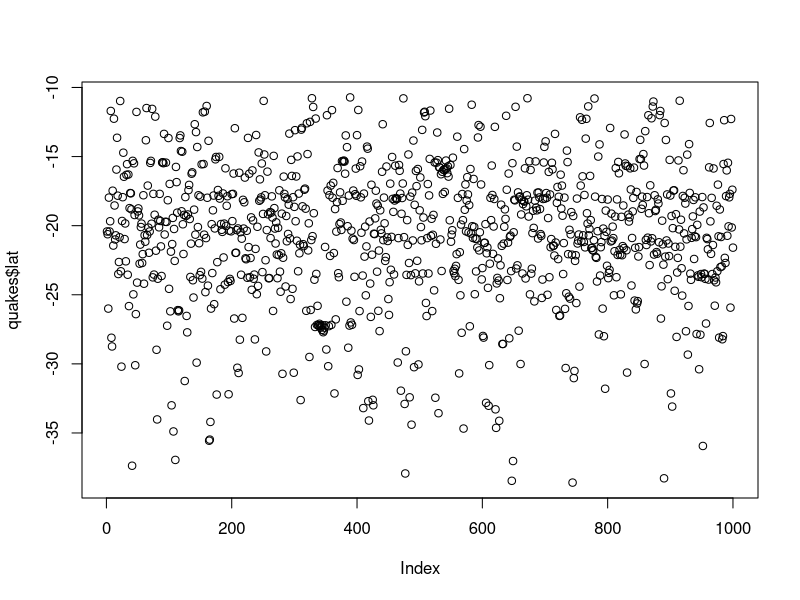
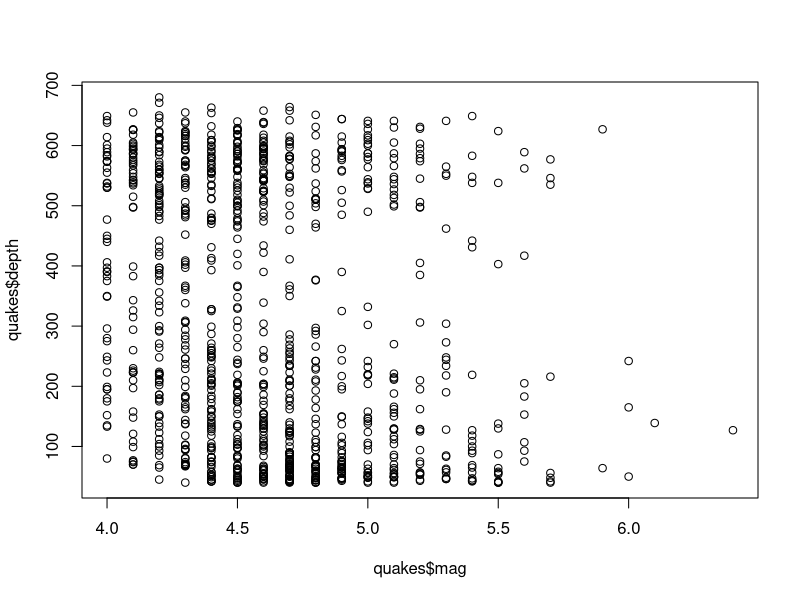
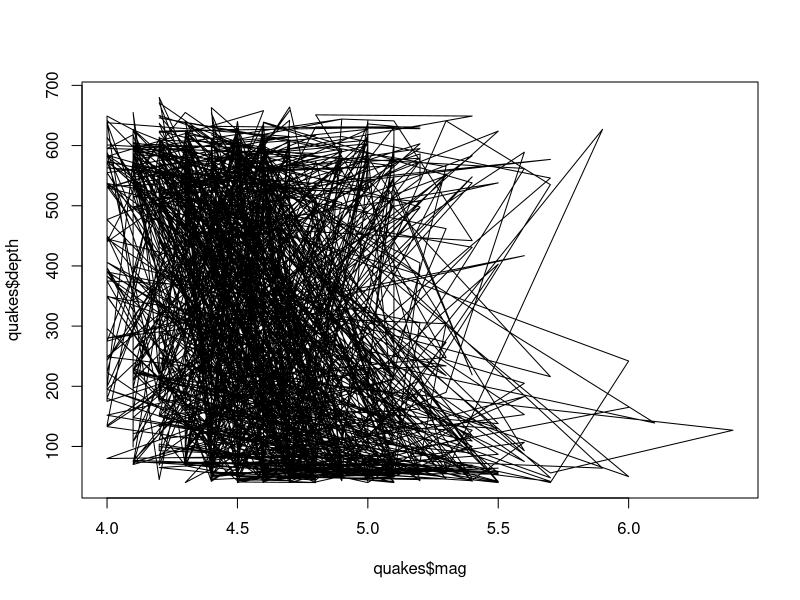
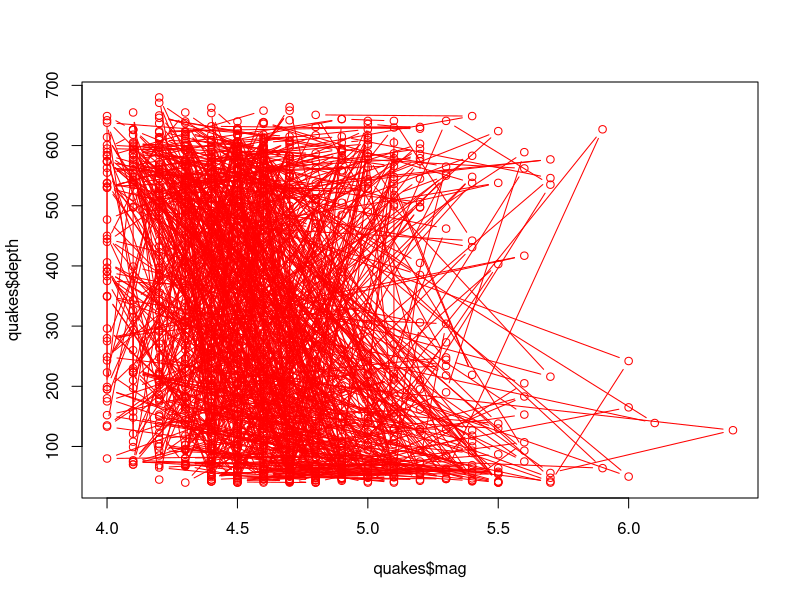
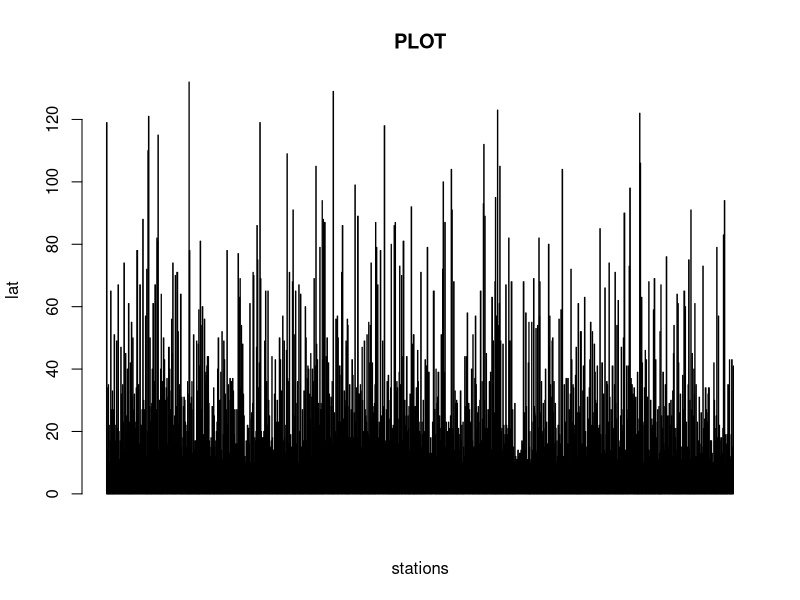
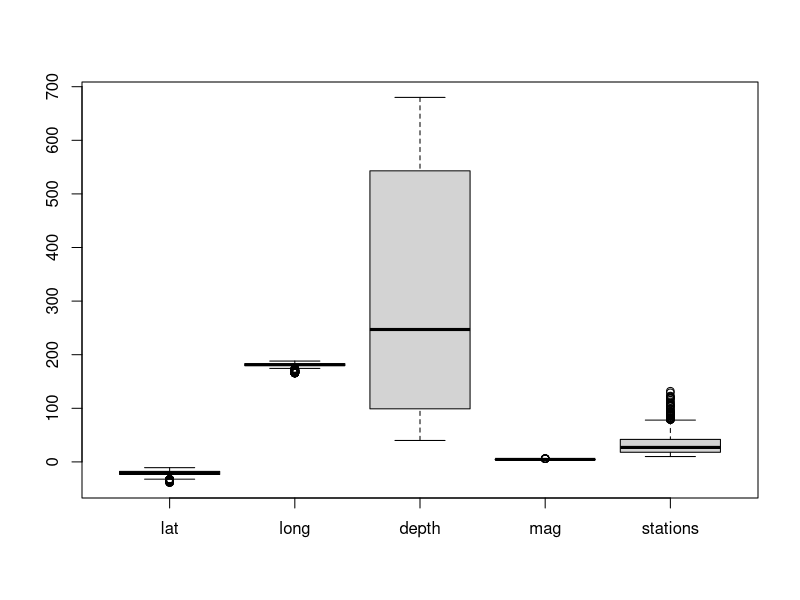

Write R code to recreate these figures, in order.

data()
quakes<-datasets::quakes
head(quakes,10)
tail(quakes,10)
quakes1<-quakes[,c(1,2)]
quakes1
df<-quakes[,-3]
df
summary(quakes[2,])
summary(quakes$lat)
plot(quakes$lat)
plot(quakes$mag,quakes$depth,type="p")
plot(quakes$mag,quakes$depth,type="l")
plot(quakes$mag,quakes$depth,type="b",col="red")
barplot(quakes$stations,quakes$lat,horiz =F,axes =T,
xlab="stations",ylab="lat",main="PLOT",col="red")
boxplot(quakes[,1:5])